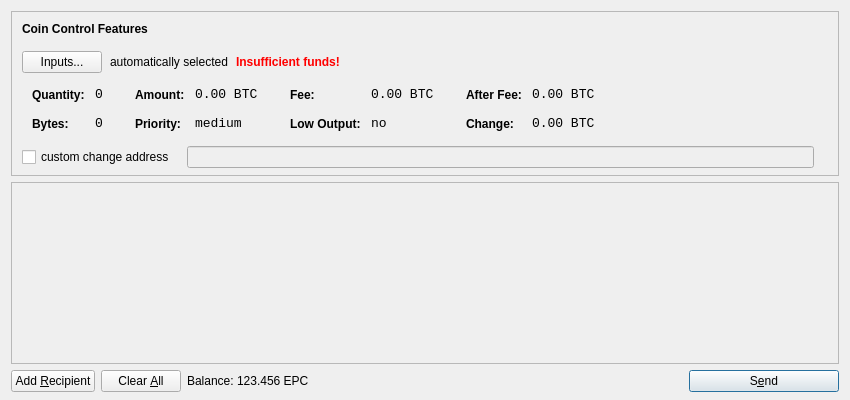
<?xml version="1.0" encoding="UTF-8"?>
<ui version="4.0">
 <class>SendCoinsDialog</class>
 <widget class="QDialog" name="SendCoinsDialog">
  <property name="geometry">
   <rect>
    <x>0</x>
    <y>0</y>
    <width>850</width>
    <height>400</height>
   </rect>
  </property>
  <property name="windowTitle">
   <string>Send Coins</string>
  </property>
  <layout class="QVBoxLayout" name="verticalLayout" stretch="0,1,0">
   <property name="bottomMargin">
    <number>8</number>
   </property>
   <item>
    <widget class="QFrame" name="frameCoinControl">
     <property name="sizePolicy">
      <sizepolicy hsizetype="Expanding" vsizetype="Expanding">
       <horstretch>0</horstretch>
       <verstretch>0</verstretch>
      </sizepolicy>
     </property>
     <property name="maximumSize">
      <size>
       <width>16777215</width>
       <height>16777215</height>
      </size>
     </property>
     <property name="frameShape">
      <enum>QFrame::StyledPanel</enum>
     </property>
     <property name="frameShadow">
      <enum>QFrame::Sunken</enum>
     </property>
     <layout class="QVBoxLayout" name="verticalLayoutCoinControl2">
      <property name="spacing">
       <number>-1</number>
      </property>
      <property name="leftMargin">
       <number>0</number>
      </property>
      <property name="topMargin">
       <number>0</number>
      </property>
      <property name="rightMargin">
       <number>0</number>
      </property>
      <property name="bottomMargin">
       <number>6</number>
      </property>
      <item>
       <layout class="QVBoxLayout" name="verticalLayoutCoinControl" stretch="0,0,0,0,1">
        <property name="spacing">
         <number>0</number>
        </property>
        <property name="leftMargin">
         <number>10</number>
        </property>
        <property name="topMargin">
         <number>10</number>
        </property>
        <item>
         <layout class="QHBoxLayout" name="horizontalLayoutCoinControl1">
          <property name="bottomMargin">
           <number>15</number>
          </property>
          <item>
           <widget class="QLabel" name="labelCoinControlFeatures">
            <property name="sizePolicy">
             <sizepolicy hsizetype="Preferred" vsizetype="Maximum">
              <horstretch>0</horstretch>
              <verstretch>0</verstretch>
             </sizepolicy>
            </property>
            <property name="font">
             <font>
              <weight>75</weight>
              <bold>true</bold>
             </font>
            </property>
            <property name="styleSheet">
             <string notr="true">font-weight:bold;</string>
            </property>
            <property name="text">
             <string>Coin Control Features</string>
            </property>
           </widget>
          </item>
         </layout>
        </item>
        <item>
         <layout class="QHBoxLayout" name="horizontalLayoutCoinControl2" stretch="0,0,0,0">
          <property name="spacing">
           <number>8</number>
          </property>
          <property name="bottomMargin">
           <number>10</number>
          </property>
          <item>
           <widget class="QPushButton" name="pushButtonCoinControl">
            <property name="styleSheet">
             <string notr="true"/>
            </property>
            <property name="text">
             <string>Inputs...</string>
            </property>
           </widget>
          </item>
          <item>
           <widget class="QLabel" name="labelCoinControlAutomaticallySelected">
            <property name="text">
             <string>automatically selected</string>
            </property>
            <property name="margin">
             <number>5</number>
            </property>
           </widget>
          </item>
          <item>
           <widget class="QLabel" name="labelCoinControlInsuffFunds">
            <property name="font">
             <font>
              <weight>75</weight>
              <bold>true</bold>
             </font>
            </property>
            <property name="styleSheet">
             <string notr="true">color:red;font-weight:bold;</string>
            </property>
            <property name="text">
             <string>Insufficient funds!</string>
            </property>
            <property name="margin">
             <number>5</number>
            </property>
           </widget>
          </item>
          <item>
           <spacer name="horizontalSpacerCoinControl">
            <property name="orientation">
             <enum>Qt::Horizontal</enum>
            </property>
            <property name="sizeHint" stdset="0">
             <size>
              <width>40</width>
              <height>1</height>
             </size>
            </property>
           </spacer>
          </item>
         </layout>
        </item>
        <item>
         <widget class="QWidget" name="widgetCoinControl" native="true">
          <property name="sizePolicy">
           <sizepolicy hsizetype="Preferred" vsizetype="Preferred">
            <horstretch>0</horstretch>
            <verstretch>0</verstretch>
           </sizepolicy>
          </property>
          <property name="minimumSize">
           <size>
            <width>0</width>
            <height>0</height>
           </size>
          </property>
          <property name="styleSheet">
           <string notr="true"/>
          </property>
          <layout class="QHBoxLayout" name="horizontalLayoutCoinControl5">
           <property name="margin">
            <number>0</number>
           </property>
           <item>
            <layout class="QHBoxLayout" name="horizontalLayoutCoinControl3" stretch="0,0,0,1">
             <property name="spacing">
              <number>20</number>
             </property>
             <property name="topMargin">
              <number>0</number>
             </property>
             <property name="bottomMargin">
              <number>10</number>
             </property>
             <item>
              <layout class="QFormLayout" name="formLayoutCoinControl1">
               <property name="horizontalSpacing">
                <number>10</number>
               </property>
               <property name="verticalSpacing">
                <number>14</number>
               </property>
               <property name="leftMargin">
                <number>10</number>
               </property>
               <property name="topMargin">
                <number>4</number>
               </property>
               <property name="rightMargin">
                <number>6</number>
               </property>
               <item row="0" column="0">
                <widget class="QLabel" name="labelCoinControlQuantityText">
                 <property name="styleSheet">
                  <string notr="true">font-weight:bold;</string>
                 </property>
                 <property name="text">
                  <string>Quantity:</string>
                 </property>
                 <property name="margin">
                  <number>0</number>
                 </property>
                </widget>
               </item>
               <item row="0" column="1">
                <widget class="QLabel" name="labelCoinControlQuantity">
                 <property name="font">
                  <font>
                   <family>Monospace</family>
                   <pointsize>10</pointsize>
                  </font>
                 </property>
                 <property name="cursor">
                  <cursorShape>IBeamCursor</cursorShape>
                 </property>
                 <property name="contextMenuPolicy">
                  <enum>Qt::ActionsContextMenu</enum>
                 </property>
                 <property name="text">
                  <string notr="true">0</string>
                 </property>
                 <property name="margin">
                  <number>0</number>
                 </property>
                 <property name="textInteractionFlags">
                  <set>Qt::LinksAccessibleByMouse|Qt::TextSelectableByKeyboard|Qt::TextSelectableByMouse</set>
                 </property>
                </widget>
               </item>
               <item row="1" column="0">
                <widget class="QLabel" name="labelCoinControlBytesText">
                 <property name="styleSheet">
                  <string notr="true">font-weight:bold;</string>
                 </property>
                 <property name="text">
                  <string>Bytes:</string>
                 </property>
                </widget>
               </item>
               <item row="1" column="1">
                <widget class="QLabel" name="labelCoinControlBytes">
                 <property name="font">
                  <font>
                   <family>Monospace</family>
                   <pointsize>10</pointsize>
                  </font>
                 </property>
                 <property name="cursor">
                  <cursorShape>IBeamCursor</cursorShape>
                 </property>
                 <property name="contextMenuPolicy">
                  <enum>Qt::ActionsContextMenu</enum>
                 </property>
                 <property name="text">
                  <string notr="true">0</string>
                 </property>
                 <property name="textInteractionFlags">
                  <set>Qt::LinksAccessibleByMouse|Qt::TextSelectableByKeyboard|Qt::TextSelectableByMouse</set>
                 </property>
                </widget>
               </item>
              </layout>
             </item>
             <item>
              <layout class="QFormLayout" name="formLayoutCoinControl2">
               <property name="horizontalSpacing">
                <number>10</number>
               </property>
               <property name="verticalSpacing">
                <number>14</number>
               </property>
               <property name="leftMargin">
                <number>6</number>
               </property>
               <property name="topMargin">
                <number>4</number>
               </property>
               <property name="rightMargin">
                <number>6</number>
               </property>
               <item row="0" column="0">
                <widget class="QLabel" name="labelCoinControlAmountText">
                 <property name="styleSheet">
                  <string notr="true">font-weight:bold;</string>
                 </property>
                 <property name="text">
                  <string>Amount:</string>
                 </property>
                 <property name="margin">
                  <number>0</number>
                 </property>
                </widget>
               </item>
               <item row="0" column="1">
                <widget class="QLabel" name="labelCoinControlAmount">
                 <property name="font">
                  <font>
                   <family>Monospace</family>
                   <pointsize>10</pointsize>
                  </font>
                 </property>
                 <property name="cursor">
                  <cursorShape>IBeamCursor</cursorShape>
                 </property>
                 <property name="contextMenuPolicy">
                  <enum>Qt::ActionsContextMenu</enum>
                 </property>
                 <property name="text">
                  <string notr="true">0.00 BTC</string>
                 </property>
                 <property name="textInteractionFlags">
                  <set>Qt::LinksAccessibleByMouse|Qt::TextSelectableByKeyboard|Qt::TextSelectableByMouse</set>
                 </property>
                </widget>
               </item>
               <item row="1" column="0">
                <widget class="QLabel" name="labelCoinControlPriorityText">
                 <property name="styleSheet">
                  <string notr="true">font-weight:bold;</string>
                 </property>
                 <property name="text">
                  <string>Priority:</string>
                 </property>
                </widget>
               </item>
               <item row="1" column="1">
                <widget class="QLabel" name="labelCoinControlPriority">
                 <property name="font">
                  <font>
                   <family>Monospace</family>
                   <pointsize>10</pointsize>
                  </font>
                 </property>
                 <property name="cursor">
                  <cursorShape>IBeamCursor</cursorShape>
                 </property>
                 <property name="contextMenuPolicy">
                  <enum>Qt::ActionsContextMenu</enum>
                 </property>
                 <property name="text">
                  <string>medium</string>
                 </property>
                 <property name="textInteractionFlags">
                  <set>Qt::LinksAccessibleByMouse|Qt::TextSelectableByKeyboard|Qt::TextSelectableByMouse</set>
                 </property>
                </widget>
               </item>
              </layout>
             </item>
             <item>
              <layout class="QFormLayout" name="formLayoutCoinControl3">
               <property name="horizontalSpacing">
                <number>10</number>
               </property>
               <property name="verticalSpacing">
                <number>14</number>
               </property>
               <property name="leftMargin">
                <number>6</number>
               </property>
               <property name="topMargin">
                <number>4</number>
               </property>
               <property name="rightMargin">
                <number>6</number>
               </property>
               <item row="0" column="0">
                <widget class="QLabel" name="labelCoinControlFeeText">
                 <property name="styleSheet">
                  <string notr="true">font-weight:bold;</string>
                 </property>
                 <property name="text">
                  <string>Fee:</string>
                 </property>
                 <property name="margin">
                  <number>0</number>
                 </property>
                </widget>
               </item>
               <item row="0" column="1">
                <widget class="QLabel" name="labelCoinControlFee">
                 <property name="font">
                  <font>
                   <family>Monospace</family>
                   <pointsize>10</pointsize>
                  </font>
                 </property>
                 <property name="cursor">
                  <cursorShape>IBeamCursor</cursorShape>
                 </property>
                 <property name="contextMenuPolicy">
                  <enum>Qt::ActionsContextMenu</enum>
                 </property>
                 <property name="text">
                  <string notr="true">0.00 BTC</string>
                 </property>
                 <property name="textInteractionFlags">
                  <set>Qt::LinksAccessibleByMouse|Qt::TextSelectableByKeyboard|Qt::TextSelectableByMouse</set>
                 </property>
                </widget>
               </item>
               <item row="1" column="0">
                <widget class="QLabel" name="labelCoinControlLowOutputText">
                 <property name="styleSheet">
                  <string notr="true">font-weight:bold;</string>
                 </property>
                 <property name="text">
                  <string>Low Output:</string>
                 </property>
                </widget>
               </item>
               <item row="1" column="1">
                <widget class="QLabel" name="labelCoinControlLowOutput">
                 <property name="font">
                  <font>
                   <family>Monospace</family>
                   <pointsize>10</pointsize>
                  </font>
                 </property>
                 <property name="cursor">
                  <cursorShape>IBeamCursor</cursorShape>
                 </property>
                 <property name="contextMenuPolicy">
                  <enum>Qt::ActionsContextMenu</enum>
                 </property>
                 <property name="text">
                  <string>no</string>
                 </property>
                 <property name="textInteractionFlags">
                  <set>Qt::LinksAccessibleByMouse|Qt::TextSelectableByKeyboard|Qt::TextSelectableByMouse</set>
                 </property>
                </widget>
               </item>
              </layout>
             </item>
             <item>
              <layout class="QFormLayout" name="formLayoutCoinControl4">
               <property name="horizontalSpacing">
                <number>10</number>
               </property>
               <property name="verticalSpacing">
                <number>14</number>
               </property>
               <property name="leftMargin">
                <number>6</number>
               </property>
               <property name="topMargin">
                <number>4</number>
               </property>
               <property name="rightMargin">
                <number>6</number>
               </property>
               <item row="0" column="0">
                <widget class="QLabel" name="labelCoinControlAfterFeeText">
                 <property name="styleSheet">
                  <string notr="true">font-weight:bold;</string>
                 </property>
                 <property name="text">
                  <string>After Fee:</string>
                 </property>
                 <property name="margin">
                  <number>0</number>
                 </property>
                </widget>
               </item>
               <item row="0" column="1">
                <widget class="QLabel" name="labelCoinControlAfterFee">
                 <property name="font">
                  <font>
                   <family>Monospace</family>
                   <pointsize>10</pointsize>
                  </font>
                 </property>
                 <property name="cursor">
                  <cursorShape>IBeamCursor</cursorShape>
                 </property>
                 <property name="contextMenuPolicy">
                  <enum>Qt::ActionsContextMenu</enum>
                 </property>
                 <property name="text">
                  <string notr="true">0.00 BTC</string>
                 </property>
                 <property name="textInteractionFlags">
                  <set>Qt::LinksAccessibleByMouse|Qt::TextSelectableByKeyboard|Qt::TextSelectableByMouse</set>
                 </property>
                </widget>
               </item>
               <item row="1" column="0">
                <widget class="QLabel" name="labelCoinControlChangeText">
                 <property name="styleSheet">
                  <string notr="true">font-weight:bold;</string>
                 </property>
                 <property name="text">
                  <string>Change:</string>
                 </property>
                </widget>
               </item>
               <item row="1" column="1">
                <widget class="QLabel" name="labelCoinControlChange">
                 <property name="font">
                  <font>
                   <family>Monospace</family>
                   <pointsize>10</pointsize>
                  </font>
                 </property>
                 <property name="cursor">
                  <cursorShape>IBeamCursor</cursorShape>
                 </property>
                 <property name="contextMenuPolicy">
                  <enum>Qt::ActionsContextMenu</enum>
                 </property>
                 <property name="text">
                  <string notr="true">0.00 BTC</string>
                 </property>
                 <property name="textInteractionFlags">
                  <set>Qt::LinksAccessibleByMouse|Qt::TextSelectableByKeyboard|Qt::TextSelectableByMouse</set>
                 </property>
                </widget>
               </item>
              </layout>
             </item>
            </layout>
           </item>
          </layout>
         </widget>
        </item>
        <item>
         <layout class="QHBoxLayout" name="horizontalLayoutCoinControl4" stretch="0,0,0">
          <property name="spacing">
           <number>12</number>
          </property>
          <property name="sizeConstraint">
           <enum>QLayout::SetDefaultConstraint</enum>
          </property>
          <property name="topMargin">
           <number>5</number>
          </property>
          <property name="rightMargin">
           <number>5</number>
          </property>
          <item>
           <widget class="QCheckBox" name="checkBoxCoinControlChange">
            <property name="text">
             <string>custom change address</string>
            </property>
           </widget>
          </item>
          <item>
           <widget class="QLineEdit" name="lineEditCoinControlChange">
            <property name="enabled">
             <bool>false</bool>
            </property>
            <property name="sizePolicy">
             <sizepolicy hsizetype="Expanding" vsizetype="Fixed">
              <horstretch>0</horstretch>
              <verstretch>0</verstretch>
             </sizepolicy>
            </property>
           </widget>
          </item>
          <item>
           <widget class="QLabel" name="labelCoinControlChangeLabel">
            <property name="sizePolicy">
             <sizepolicy hsizetype="Preferred" vsizetype="Expanding">
              <horstretch>0</horstretch>
              <verstretch>0</verstretch>
             </sizepolicy>
            </property>
            <property name="minimumSize">
             <size>
              <width>0</width>
              <height>0</height>
             </size>
            </property>
            <property name="text">
             <string/>
            </property>
            <property name="margin">
             <number>3</number>
            </property>
           </widget>
          </item>
         </layout>
        </item>
        <item>
         <spacer name="verticalSpacerCoinControl">
          <property name="orientation">
           <enum>Qt::Vertical</enum>
          </property>
          <property name="sizeHint" stdset="0">
           <size>
            <width>800</width>
            <height>1</height>
           </size>
          </property>
         </spacer>
        </item>
       </layout>
      </item>
     </layout>
    </widget>
   </item>
   <item>
    <widget class="QScrollArea" name="scrollArea">
     <property name="widgetResizable">
      <bool>true</bool>
     </property>
     <widget class="QWidget" name="scrollAreaWidgetContents">
      <property name="geometry">
       <rect>
        <x>0</x>
        <y>0</y>
        <width>830</width>
        <height>165</height>
       </rect>
      </property>
      <layout class="QVBoxLayout" name="verticalLayout_2">
       <property name="margin">
        <number>0</number>
       </property>
       <item>
        <layout class="QVBoxLayout" name="entries">
         <property name="spacing">
          <number>6</number>
         </property>
        </layout>
       </item>
       <item>
        <spacer name="verticalSpacer">
         <property name="orientation">
          <enum>Qt::Vertical</enum>
         </property>
         <property name="sizeHint" stdset="0">
          <size>
           <width>20</width>
           <height>40</height>
          </size>
         </property>
        </spacer>
       </item>
      </layout>
     </widget>
    </widget>
   </item>
   <item>
    <layout class="QHBoxLayout" name="horizontalLayout">
     <item>
      <widget class="QPushButton" name="addButton">
       <property name="toolTip">
        <string>Send to multiple recipients at once</string>
       </property>
       <property name="text">
        <string>Add &amp;Recipient</string>
       </property>
       <property name="icon">
        <iconset resource="../bitcoin.qrc">
         <normaloff>:/icons/add</normaloff>:/icons/add</iconset>
       </property>
       <property name="autoDefault">
        <bool>false</bool>
       </property>
      </widget>
     </item>
     <item>
      <widget class="QPushButton" name="clearButton">
       <property name="sizePolicy">
        <sizepolicy hsizetype="Minimum" vsizetype="Fixed">
         <horstretch>0</horstretch>
         <verstretch>0</verstretch>
        </sizepolicy>
       </property>
       <property name="toolTip">
        <string>Remove all transaction fields</string>
       </property>
       <property name="text">
        <string>Clear &amp;All</string>
       </property>
       <property name="icon">
        <iconset resource="../bitcoin.qrc">
         <normaloff>:/icons/remove</normaloff>:/icons/remove</iconset>
       </property>
       <property name="autoRepeatDelay">
        <number>300</number>
       </property>
       <property name="autoDefault">
        <bool>false</bool>
       </property>
      </widget>
     </item>
     <item>
      <layout class="QHBoxLayout" name="horizontalLayout_2">
       <property name="spacing">
        <number>3</number>
       </property>
       <item>
        <widget class="QLabel" name="label">
         <property name="text">
          <string>Balance:</string>
         </property>
        </widget>
       </item>
       <item>
        <widget class="QLabel" name="labelBalance">
         <property name="cursor">
          <cursorShape>IBeamCursor</cursorShape>
         </property>
         <property name="text">
          <string>123.456 EPC</string>
         </property>
         <property name="textInteractionFlags">
          <set>Qt::LinksAccessibleByMouse|Qt::TextSelectableByKeyboard|Qt::TextSelectableByMouse</set>
         </property>
        </widget>
       </item>
      </layout>
     </item>
     <item>
      <spacer name="horizontalSpacer">
       <property name="orientation">
        <enum>Qt::Horizontal</enum>
       </property>
       <property name="sizeHint" stdset="0">
        <size>
         <width>40</width>
         <height>20</height>
        </size>
       </property>
      </spacer>
     </item>
     <item>
      <widget class="QPushButton" name="sendButton">
       <property name="minimumSize">
        <size>
         <width>150</width>
         <height>0</height>
        </size>
       </property>
       <property name="toolTip">
        <string>Confirm the send action</string>
       </property>
       <property name="text">
        <string>S&amp;end</string>
       </property>
       <property name="icon">
        <iconset resource="../bitcoin.qrc">
         <normaloff>:/icons/send</normaloff>:/icons/send</iconset>
       </property>
       <property name="default">
        <bool>true</bool>
       </property>
      </widget>
     </item>
    </layout>
   </item>
  </layout>
 </widget>
 <resources>
  <include location="../bitcoin.qrc"/>
 </resources>
 <connections/>
</ui>
